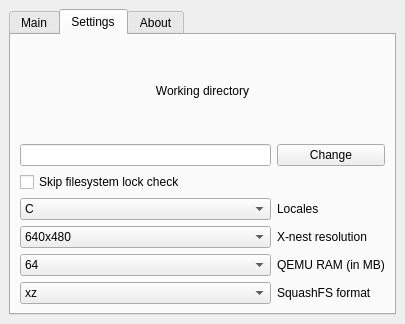
<?xml version="1.0" encoding="UTF-8"?>
<ui version="4.0">
 <class>MainWindow</class>
 <widget class="QMainWindow" name="MainWindow">
  <property name="geometry">
   <rect>
    <x>0</x>
    <y>0</y>
    <width>405</width>
    <height>324</height>
   </rect>
  </property>
  <property name="sizePolicy">
   <sizepolicy hsizetype="Preferred" vsizetype="Preferred">
    <horstretch>0</horstretch>
    <verstretch>0</verstretch>
   </sizepolicy>
  </property>
  <property name="windowTitle">
   <string>Customizer GUI</string>
  </property>
  <property name="windowIcon">
   <iconset>
    <normaloff>../data/logo.png</normaloff>../data/logo.png</iconset>
  </property>
  <property name="locale">
   <locale language="C" country="AnyCountry"/>
  </property>
  <widget class="QWidget" name="centralwidget">
   <layout class="QGridLayout" name="gridLayout">
    <item row="0" column="0">
     <widget class="QTabWidget" name="tabWidget">
      <property name="currentIndex">
       <number>1</number>
      </property>
      <widget class="QWidget" name="tab">
       <attribute name="title">
        <string>Main</string>
       </attribute>
       <layout class="QGridLayout" name="gridLayout_5">
        <item row="2" column="0" colspan="3">
         <layout class="QHBoxLayout" name="horizontalLayout">
          <item>
           <widget class="QPushButton" name="selectButton">
            <property name="text">
             <string>Select ISO</string>
            </property>
           </widget>
          </item>
          <item>
           <widget class="QPushButton" name="rebuildButton">
            <property name="enabled">
             <bool>false</bool>
            </property>
            <property name="text">
             <string>Rebuild ISO</string>
            </property>
           </widget>
          </item>
          <item>
           <widget class="QPushButton" name="pushButton_10">
            <property name="enabled">
             <bool>false</bool>
            </property>
            <property name="text">
             <string>QEMU</string>
            </property>
           </widget>
          </item>
          <item>
           <widget class="QPushButton" name="cleanButton">
            <property name="enabled">
             <bool>false</bool>
            </property>
            <property name="text">
             <string>Clean</string>
            </property>
           </widget>
          </item>
         </layout>
        </item>
        <item row="3" column="0" colspan="3">
         <widget class="QProgressBar" name="progressBar">
          <property name="value">
           <number>0</number>
          </property>
         </widget>
        </item>
        <item row="1" column="0" colspan="3">
         <widget class="QGroupBox" name="customizationBox">
          <property name="enabled">
           <bool>false</bool>
          </property>
          <property name="title">
           <string> Customization </string>
          </property>
          <layout class="QGridLayout" name="gridLayout_6">
           <item row="0" column="0">
            <widget class="QPushButton" name="sourcesButton">
             <property name="text">
              <string>Edit sources</string>
             </property>
            </widget>
           </item>
           <item row="0" column="1">
            <widget class="QPushButton" name="pkgmButton">
             <property name="text">
              <string>Archive</string>
             </property>
            </widget>
           </item>
           <item row="0" column="2">
            <widget class="QPushButton" name="debButton">
             <property name="text">
              <string>Install DEB</string>
             </property>
            </widget>
           </item>
           <item row="1" column="0">
            <widget class="QPushButton" name="chrootButton">
             <property name="text">
              <string>Terminal</string>
             </property>
            </widget>
           </item>
           <item row="1" column="1">
            <widget class="QPushButton" name="xnestButton">
             <property name="text">
              <string>Desktop</string>
             </property>
            </widget>
           </item>
           <item row="1" column="2">
            <widget class="QPushButton" name="hookButton">
             <property name="text">
              <string>Execute hook</string>
             </property>
            </widget>
           </item>
          </layout>
         </widget>
        </item>
        <item row="0" column="0" colspan="3">
         <widget class="QGroupBox" name="configurationBox">
          <property name="enabled">
           <bool>false</bool>
          </property>
          <property name="title">
           <string> Configuration </string>
          </property>
          <layout class="QGridLayout" name="gridLayout_4">
           <item row="1" column="1">
            <widget class="QLabel" name="label_11">
             <property name="text">
              <string>Hostname</string>
             </property>
             <property name="alignment">
              <set>Qt::AlignCenter</set>
             </property>
            </widget>
           </item>
           <item row="2" column="0">
            <widget class="QLineEdit" name="userEdit"/>
           </item>
           <item row="2" column="1">
            <widget class="QLineEdit" name="hostnameEdit"/>
           </item>
           <item row="1" column="0">
            <widget class="QLabel" name="label_10">
             <property name="text">
              <string>Live user</string>
             </property>
             <property name="alignment">
              <set>Qt::AlignCenter</set>
             </property>
            </widget>
           </item>
          </layout>
         </widget>
        </item>
       </layout>
      </widget>
      <widget class="QWidget" name="tab_2">
       <attribute name="title">
        <string>Settings</string>
       </attribute>
       <layout class="QGridLayout" name="gridLayout_3">
        <item row="4" column="1">
         <widget class="QLabel" name="label_2">
          <property name="text">
           <string>X-nest resolution</string>
          </property>
         </widget>
        </item>
        <item row="1" column="1">
         <widget class="QPushButton" name="changeWorkDirButton">
          <property name="text">
           <string>Change</string>
          </property>
         </widget>
        </item>
        <item row="1" column="0">
         <widget class="QLineEdit" name="workDirEdit">
          <property name="readOnly">
           <bool>true</bool>
          </property>
         </widget>
        </item>
        <item row="2" column="0">
         <widget class="QCheckBox" name="forceChrootBox">
          <property name="text">
           <string>Skip filesystem lock check</string>
          </property>
         </widget>
        </item>
        <item row="0" column="0" colspan="2">
         <widget class="QLabel" name="label_5">
          <property name="text">
           <string>Working directory</string>
          </property>
          <property name="alignment">
           <set>Qt::AlignCenter</set>
          </property>
         </widget>
        </item>
        <item row="5" column="1">
         <widget class="QLabel" name="label_3">
          <property name="text">
           <string>QEMU RAM (in MB)</string>
          </property>
         </widget>
        </item>
        <item row="3" column="0">
         <widget class="QComboBox" name="localesBox">
          <item>
           <property name="text">
            <string>C</string>
           </property>
          </item>
         </widget>
        </item>
        <item row="3" column="1">
         <widget class="QLabel" name="label">
          <property name="text">
           <string>Locales</string>
          </property>
         </widget>
        </item>
        <item row="4" column="0">
         <widget class="QComboBox" name="resolutionBox">
          <item>
           <property name="text">
            <string>640x480</string>
           </property>
          </item>
          <item>
           <property name="text">
            <string>800x600</string>
           </property>
          </item>
          <item>
           <property name="text">
            <string>1024x768</string>
           </property>
          </item>
         </widget>
        </item>
        <item row="6" column="1">
         <widget class="QLabel" name="label_4">
          <property name="text">
           <string>SquashFS format</string>
          </property>
         </widget>
        </item>
        <item row="5" column="0">
         <widget class="QComboBox" name="vramBox">
          <item>
           <property name="text">
            <string>64</string>
           </property>
          </item>
          <item>
           <property name="text">
            <string>128</string>
           </property>
          </item>
          <item>
           <property name="text">
            <string>256</string>
           </property>
          </item>
          <item>
           <property name="text">
            <string>512</string>
           </property>
          </item>
          <item>
           <property name="text">
            <string>1024</string>
           </property>
          </item>
          <item>
           <property name="text">
            <string>2048</string>
           </property>
          </item>
          <item>
           <property name="text">
            <string>4086</string>
           </property>
          </item>
         </widget>
        </item>
        <item row="6" column="0">
         <widget class="QComboBox" name="compressionBox">
          <item>
           <property name="text">
            <string>xz</string>
           </property>
          </item>
          <item>
           <property name="text">
            <string>gzip</string>
           </property>
          </item>
         </widget>
        </item>
       </layout>
      </widget>
      <widget class="QWidget" name="tab_3">
       <attribute name="title">
        <string>About</string>
       </attribute>
       <layout class="QGridLayout" name="gridLayout_2">
        <item row="1" column="0">
         <widget class="QTextEdit" name="textEdit">
          <property name="readOnly">
           <bool>true</bool>
          </property>
          <property name="html">
           <string>&lt;!DOCTYPE HTML PUBLIC &quot;-//W3C//DTD HTML 4.0//EN&quot; &quot;http://www.w3.org/TR/REC-html40/strict.dtd&quot;&gt;
&lt;html&gt;&lt;head&gt;&lt;meta name=&quot;qrichtext&quot; content=&quot;1&quot; /&gt;&lt;style type=&quot;text/css&quot;&gt;
p, li { white-space: pre-wrap; }
&lt;/style&gt;&lt;/head&gt;&lt;body style=&quot; font-family:'Droid Sans'; font-size:10pt; font-weight:400; font-style:normal;&quot;&gt;
&lt;p style=&quot; margin-top:0px; margin-bottom:0px; margin-left:0px; margin-right:0px; -qt-block-indent:0; text-indent:0px;&quot;&gt;&lt;span style=&quot; font-family:'Sans Serif'; font-size:9pt;&quot;&gt;Ivailo Monev 'SmiL3y' (code developer) xakepa10@gmail.com&lt;/span&gt;&lt;/p&gt;
&lt;p style=&quot; margin-top:0px; margin-bottom:0px; margin-left:0px; margin-right:0px; -qt-block-indent:0; text-indent:0px;&quot;&gt;&lt;span style=&quot; font-family:'Sans Serif'; font-size:9pt;&quot;&gt;Michal Glowienka 'eloaders' (PPA maintainer) eloaders@yahoo.com&lt;/span&gt;&lt;/p&gt;
&lt;p style=&quot; margin-top:0px; margin-bottom:0px; margin-left:0px; margin-right:0px; -qt-block-indent:0; text-indent:0px;&quot;&gt;&lt;span style=&quot; font-family:'Sans Serif'; font-size:9pt;&quot;&gt;Mubiin Kimura 'clearkimura' (documentation) clearkimura@gmail.com&lt;/span&gt;&lt;/p&gt;
&lt;p style=&quot; margin-top:0px; margin-bottom:0px; margin-left:0px; margin-right:0px; -qt-block-indent:0; text-indent:0px;&quot;&gt;&lt;span style=&quot; font-family:'Sans Serif'; font-size:9pt;&quot;&gt;Andrie Vorster 'andries-petrus-vorster' (README.md) Ayman 'aymanim' (typo, spellcheck)&lt;/span&gt;&lt;/p&gt;
&lt;p style=&quot; margin-top:0px; margin-bottom:0px; margin-left:0px; margin-right:0px; -qt-block-indent:0; text-indent:0px;&quot;&gt;&lt;span style=&quot; font-family:'Sans Serif'; font-size:9pt;&quot;&gt;Yes 'eByrd' (typo, spellcheck)&lt;/span&gt;&lt;/p&gt;
&lt;p style=&quot;-qt-paragraph-type:empty; margin-top:0px; margin-bottom:0px; margin-left:0px; margin-right:0px; -qt-block-indent:0; text-indent:0px; font-family:'Sans Serif'; font-size:9pt;&quot;&gt;&lt;br /&gt;&lt;/p&gt;
&lt;p style=&quot; margin-top:0px; margin-bottom:0px; margin-left:0px; margin-right:0px; -qt-block-indent:0; text-indent:0px;&quot;&gt;&lt;span style=&quot; font-family:'Sans Serif'; font-size:9pt;&quot;&gt;The GNU General Public License version 2 (GPLv2)&lt;/span&gt;&lt;/p&gt;
&lt;p style=&quot;-qt-paragraph-type:empty; margin-top:0px; margin-bottom:0px; margin-left:0px; margin-right:0px; -qt-block-indent:0; text-indent:0px; font-family:'Sans Serif'; font-size:9pt;&quot;&gt;&lt;br /&gt;&lt;/p&gt;
&lt;p style=&quot; margin-top:0px; margin-bottom:0px; margin-left:0px; margin-right:0px; -qt-block-indent:0; text-indent:0px;&quot;&gt;&lt;span style=&quot; font-family:'Sans Serif'; font-size:9pt;&quot;&gt;Copyright (C) 2010-2013 Ivailo Monev&lt;/span&gt;&lt;/p&gt;
&lt;p style=&quot; margin-top:0px; margin-bottom:0px; margin-left:0px; margin-right:0px; -qt-block-indent:0; text-indent:0px;&quot;&gt;&lt;span style=&quot; font-family:'Sans Serif'; font-size:9pt;&quot;&gt;Copyright (C) 2013-2014 Mubiin Kimura&lt;/span&gt;&lt;/p&gt;&lt;/body&gt;&lt;/html&gt;</string>
          </property>
         </widget>
        </item>
        <item row="0" column="0">
         <widget class="QLabel" name="aboutLabel">
          <property name="text">
           <string>&lt;html&gt;&lt;head/&gt;&lt;body&gt;&lt;p&gt;&lt;span style=&quot; font-weight:600;&quot;&gt;set on runtime!&lt;/span&gt;&lt;/p&gt;&lt;/body&gt;&lt;/html&gt;</string>
          </property>
          <property name="alignment">
           <set>Qt::AlignCenter</set>
          </property>
         </widget>
        </item>
       </layout>
      </widget>
     </widget>
    </item>
   </layout>
  </widget>
 </widget>
 <resources/>
 <connections/>
</ui>
